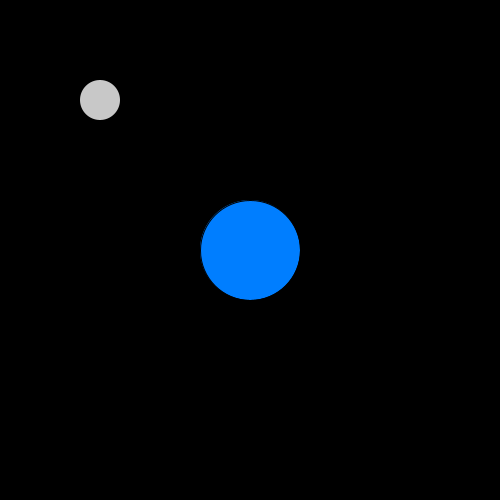
Frame 1 (no input)
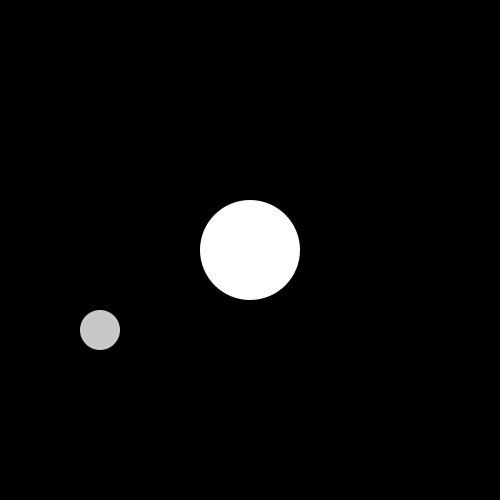
Frame 60 (the mouse pressed at the canvas centre just before this capture)
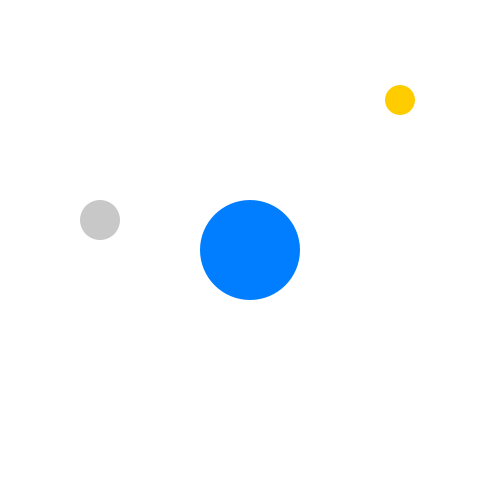
Frame 120 (the mouse held since frame 60 and released just before this capture)

The Processing sketch that drew these frames (run headless with seeded random() and noise(); from frame 60 on, the mouse is pressed at the canvas centre):

// Processing sketch: week_3_hw_3
// ── week_3_hw_3.pde
int circleSize, ballSize, buttonSize;
int xPos, yPos, cPos, dPos;
int distance, ballDist, buttonDist;
int speed;
float aPos, bPos;
color circleColor, ballColor, buttonColor, bgColor;
boolean circlePressed, buttonPressed;

void setup() {
  
  size(500, 500);
  
  xPos = width/2;
  yPos = height/2;
  
  circleSize = 100;
  
  aPos = width/5;
  bPos = height/5;
  
  ballSize = 40;
  
  speed = int(random(10,10));
  
  cPos = 400;
  dPos = 100;
  
  buttonSize = 30;
  
}
  
void draw() {
    
  // circle changes to blue when mouse is on it
  background(bgColor);
  if(distance<circleSize/2) {
    circleColor = color(0, 126, 255);
  }else{
    circleColor = color(255);
  }
  
  // circle changes background color from black to white when mouse presses it
  if(distance<circleSize/2 && mousePressed) {
    bgColor = 255;
  }else{
    bgColor = 0;
  }
  
  // circle at the center
  fill(circleColor);
  ellipse(xPos, yPos, circleSize, circleSize);
  noStroke();
  
  distance = int(dist(xPos, yPos, mouseX, mouseY));
  println(distance);
  
  // moving ball on the left of circle
  fill(200);
  ellipse(aPos, bPos, ballSize, ballSize);
  noStroke();
  // ellipse moves up and down on y axis
  if(bPos>height || bPos<0){
    speed = speed*-1;
  }
  bPos = bPos+speed;
    
  ballDist = int(dist(aPos, bPos, mouseX, mouseY));
  
  // button changes to red when mouse is on it
  if(buttonDist<buttonSize/2 && mousePressed) {
    if(aPos>width||aPos<0){
      speed = speed*-1;
    aPos = aPos+speed;
  }else{
    bPos = bPos+speed;
    
  // button for ball on the upper right canvas
  fill(255, 204, 0);
  ellipse(cPos, dPos, buttonSize, buttonSize);
  noStroke();
  }
}
}

void mousePressed(){
  if(distance<circleSize/2){
    circlePressed = !circlePressed;
  }
  if(buttonDist<buttonSize/2){
    buttonPressed = !buttonPressed;

  }
}
